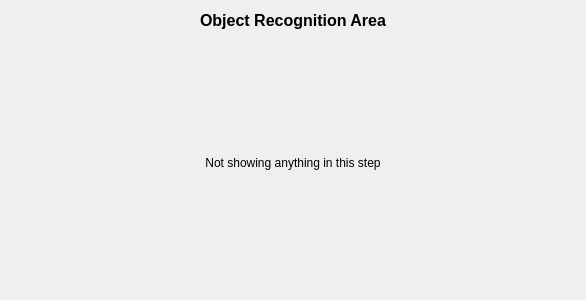
<?xml version="1.0" encoding="UTF-8"?>
<ui version="4.0">
 <class>SrGuiManipulationUi</class>
 <widget class="QWidget" name="SrGuiManipulationUi">
  <property name="geometry">
   <rect>
    <x>0</x>
    <y>0</y>
    <width>586</width>
    <height>300</height>
   </rect>
  </property>
  <property name="windowTitle">
   <string>Event Sequence</string>
  </property>
  <layout class="QGridLayout" name="gridLayout">
   <item row="0" column="0">
    <layout class="QVBoxLayout" name="verticalLayout">
     <item>
      <layout class="QHBoxLayout" name="horizontalLayout_3">
       <item>
        <widget class="QLabel" name="label_2">
         <property name="font">
          <font>
           <pointsize>12</pointsize>
           <weight>75</weight>
           <bold>true</bold>
          </font>
         </property>
         <property name="text">
          <string>Object Recognition Area</string>
         </property>
         <property name="alignment">
          <set>Qt::AlignCenter</set>
         </property>
        </widget>
       </item>
      </layout>
     </item>
     <item>
      <layout class="QVBoxLayout" name="verticalLayout_2">
       <item>
        <spacer name="verticalSpacer">
         <property name="orientation">
          <enum>Qt::Vertical</enum>
         </property>
         <property name="sizeHint" stdset="0">
          <size>
           <width>20</width>
           <height>40</height>
          </size>
         </property>
        </spacer>
       </item>
       <item>
        <widget class="QLabel" name="label">
         <property name="text">
          <string>Not showing anything in this step</string>
         </property>
         <property name="alignment">
          <set>Qt::AlignCenter</set>
         </property>
        </widget>
       </item>
       <item>
        <spacer name="verticalSpacer_2">
         <property name="orientation">
          <enum>Qt::Vertical</enum>
         </property>
         <property name="sizeHint" stdset="0">
          <size>
           <width>20</width>
           <height>40</height>
          </size>
         </property>
        </spacer>
       </item>
      </layout>
     </item>
    </layout>
   </item>
  </layout>
 </widget>
 <resources/>
 <connections/>
</ui>
